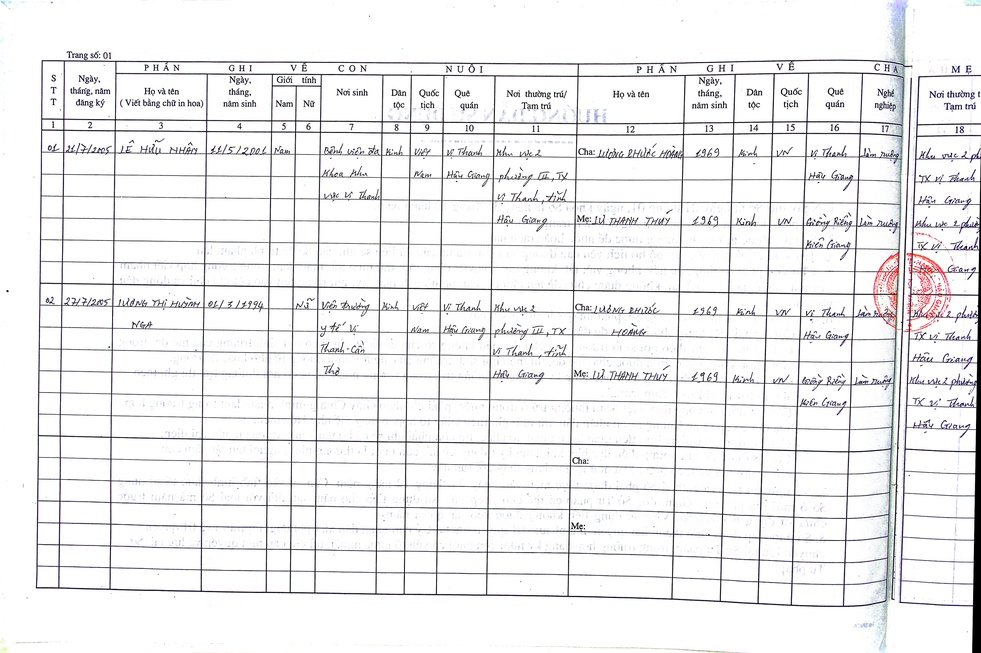
#> input picture Python/common/examples/tools/1.1.jpg, 981 x 653 px, shrunk from 4706 x 3134 before the run, found by its file name
$ python merger_jpg.py
#> lines starting #> are read from the running program, lines starting #| are printed output that depends on the picture
#
import sys

from PIL import Image

images = [Image.open(x) for x in [r'common\examples\tools\1.1.jpg', r'common\examples\tools\2.1.jpg']]
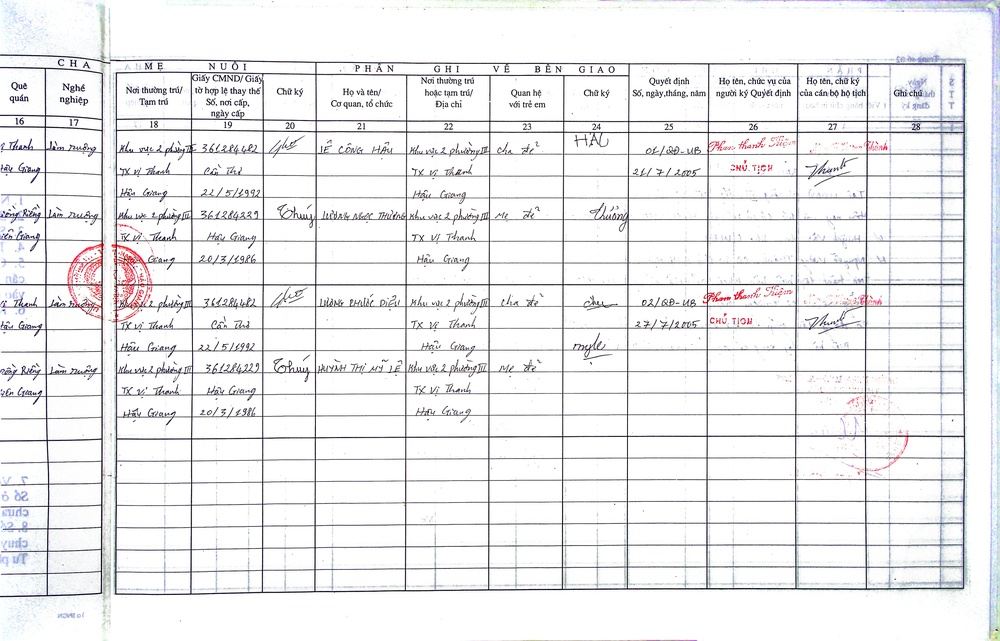
#> input picture Python/common/examples/tools/2.1.jpg, 1000 x 641 px, shrunk from 4799 x 3076 before the run, found by its file name
#> images = 2 items
widths, heights = zip(*(i.size for i in images))
#> widths = (981, 1000); heights = (653, 641)

total_width = sum(widths)
#> total_width = 1981
max_height = max(heights)
#> max_height = 653

new_im = Image.new('RGB', (total_width, max_height))
#> new_im: PIL image 1981x653 RGB; every value is 0

x_offset = 0
for im in images:
  new_im.paste(im, (x_offset,0))
  x_offset += im.size[0]
#> this loop made 2 passes
#> x_offset on passes 1 to 2: 981, 1981
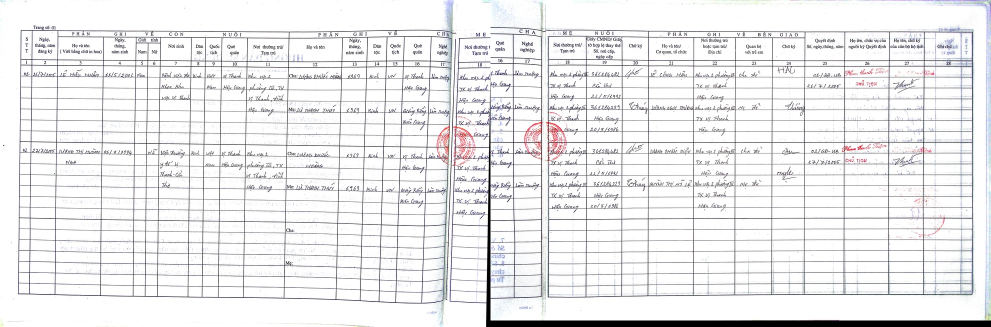
#> new_im: PIL image 1981x653 RGB (shown at 1/2 size); mean R, G, B 235.9, 235.6, 236.7
#> after the loop, x_offset = 1981

new_im.save('result.jpg')
